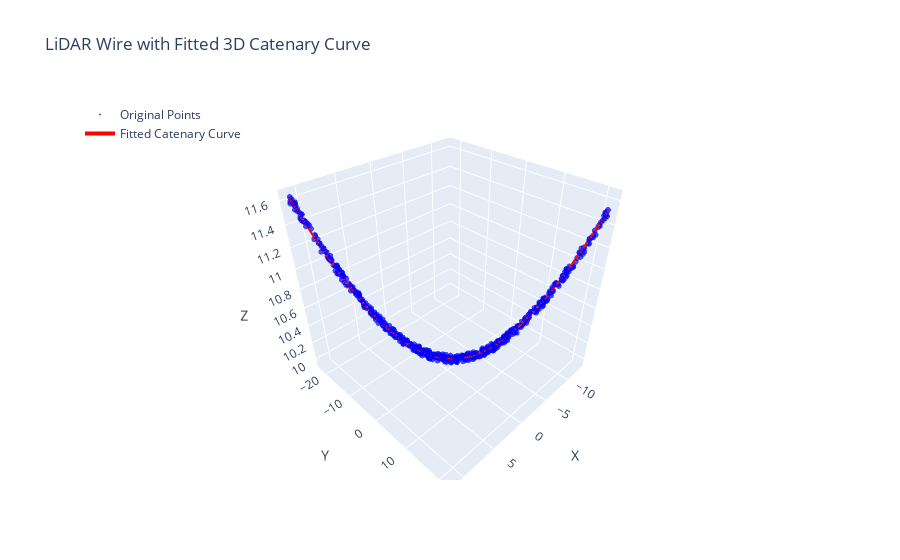

Notebook code for this chart:
### Code cell
scatter = go.Scatter3d(
    x=df_easy[df_easy['cluster'] == 0]['x'],
    y=df_easy[df_easy['cluster'] == 0]['y'],
    z=df_easy[df_easy['cluster'] == 0]['z'],
    mode='markers',
    marker=dict(
        size=2,
        color='blue', 
        opacity=0.7
    ),
    name='Original Points'
)

# Fitted catenary curve in 3D
catenary_curve = go.Scatter3d(
    x=points_fit_3d[:, 0],
    y=points_fit_3d[:, 1],
    z=points_fit_3d[:, 2],
    mode='lines',
    line=dict(color='red', width=4),
    name='Fitted Catenary Curve'
)

layout = go.Layout(
    title='LiDAR Wire with Fitted 3D Catenary Curve',
    scene=dict(
        xaxis_title='X',
        yaxis_title='Y',
        zaxis_title='Z',

    ),
    legend=dict(x=0, y=1)
)

fig = go.Figure(data=[scatter, catenary_curve], layout=layout)
fig.show()

### Figure 1 — Plotly figure (JSON) as saved in the notebook; plotly's stock layout.template omitted (floating-point values rounded to 4 significant figures; data arrays with more than 128 entries replaced by an {"elided": "..."} marker saying what was removed)
{"data": [{"marker": {"color": "blue", "opacity": 0.7, "size": 2}, "mode": "markers", "name": "Original Points", "type": "scatter3d", "x": {"elided": "492 float values"}, "y": {"elided": "492 float values"}, "z": {"elided": "492 float values"}}, {"line": {"color": "red", "width": 4}, "mode": "lines", "name": "Fitted Catenary Curve", "type": "scatter3d", "x": {"elided": "492 float values"}, "y": {"elided": "492 float values"}, "z": {"elided": "492 float values"}}], "layout": {"legend": {"x": 0, "y": 1}, "scene": {"xaxis": {"title": {"text": "X"}}, "yaxis": {"title": {"text": "Y"}}, "zaxis": {"title": {"text": "Z"}}}, "title": {"text": "LiDAR Wire with Fitted 3D Catenary Curve"}}}
